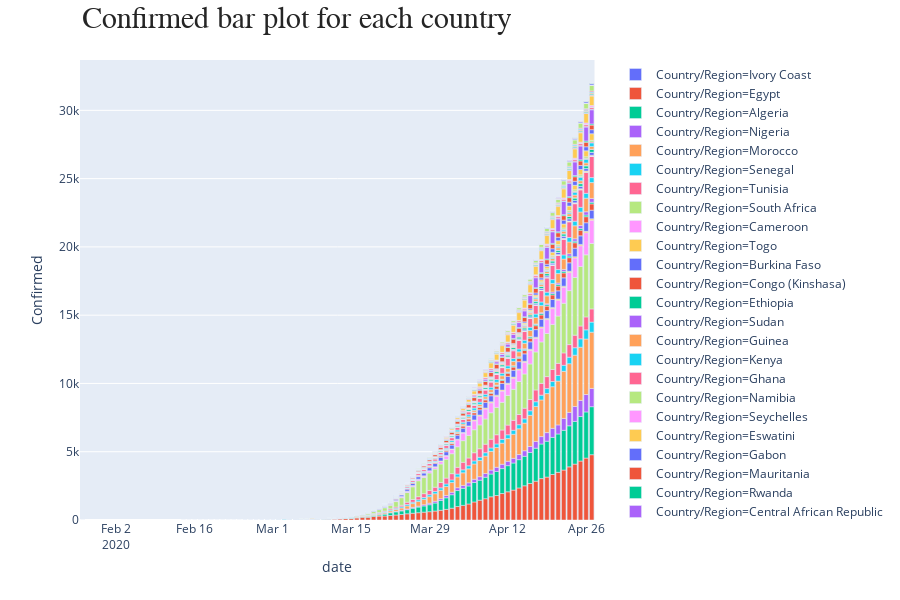

This figure's notebook cell:
### Code cell
fig = px.bar(af, x='date',y='Confirmed',hover_data=['Country/Region', 'Deaths', 'Recovered'], color='Country/Region')
annotations = []
annotations.append(dict(xref='paper', yref='paper', x=0.0, y=1.05,
                              xanchor='left', yanchor='bottom',
                              text='Confirmed bar plot for each country',
                              font=dict(family='Arial',
                                        size=30,
                                        color='rgb(37,37,37)'),
                              showarrow=False))
fig.update_layout(annotations=annotations)
fig.show()
